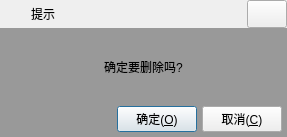
<?xml version="1.0" encoding="UTF-8"?>
<ui version="4.0">
 <class>frmMessageBox</class>
 <widget class="QDialog" name="frmMessageBox">
  <property name="geometry">
   <rect>
    <x>0</x>
    <y>0</y>
    <width>287</width>
    <height>137</height>
   </rect>
  </property>
  <property name="windowTitle">
   <string>提示</string>
  </property>
  <property name="styleSheet">
   <string notr="true"/>
  </property>
  <layout class="QVBoxLayout" name="verticalLayout">
   <property name="spacing">
    <number>0</number>
   </property>
   <property name="leftMargin">
    <number>0</number>
   </property>
   <property name="topMargin">
    <number>0</number>
   </property>
   <property name="rightMargin">
    <number>0</number>
   </property>
   <property name="bottomMargin">
    <number>0</number>
   </property>
   <item>
    <widget class="QWidget" name="widget_title" native="true">
     <property name="sizePolicy">
      <sizepolicy hsizetype="Preferred" vsizetype="Fixed">
       <horstretch>0</horstretch>
       <verstretch>0</verstretch>
      </sizepolicy>
     </property>
     <property name="minimumSize">
      <size>
       <width>100</width>
       <height>28</height>
      </size>
     </property>
     <layout class="QHBoxLayout" name="horizontalLayout_2">
      <property name="spacing">
       <number>0</number>
      </property>
      <property name="leftMargin">
       <number>0</number>
      </property>
      <property name="topMargin">
       <number>0</number>
      </property>
      <property name="rightMargin">
       <number>0</number>
      </property>
      <property name="bottomMargin">
       <number>0</number>
      </property>
      <item>
       <widget class="QLabel" name="lab_Ico">
        <property name="sizePolicy">
         <sizepolicy hsizetype="Minimum" vsizetype="Preferred">
          <horstretch>0</horstretch>
          <verstretch>0</verstretch>
         </sizepolicy>
        </property>
        <property name="minimumSize">
         <size>
          <width>31</width>
          <height>0</height>
         </size>
        </property>
        <property name="text">
         <string/>
        </property>
        <property name="alignment">
         <set>Qt::AlignCenter</set>
        </property>
       </widget>
      </item>
      <item>
       <widget class="QLabel" name="lab_Title">
        <property name="sizePolicy">
         <sizepolicy hsizetype="Expanding" vsizetype="Preferred">
          <horstretch>0</horstretch>
          <verstretch>0</verstretch>
         </sizepolicy>
        </property>
        <property name="styleSheet">
         <string notr="true">font: 10pt &quot;微软雅黑&quot;;</string>
        </property>
        <property name="text">
         <string>提示</string>
        </property>
        <property name="alignment">
         <set>Qt::AlignLeading|Qt::AlignLeft|Qt::AlignVCenter</set>
        </property>
       </widget>
      </item>
      <item>
       <widget class="QWidget" name="widget_menu" native="true">
        <property name="sizePolicy">
         <sizepolicy hsizetype="Minimum" vsizetype="Preferred">
          <horstretch>0</horstretch>
          <verstretch>0</verstretch>
         </sizepolicy>
        </property>
        <layout class="QHBoxLayout" name="horizontalLayout">
         <property name="spacing">
          <number>0</number>
         </property>
         <property name="leftMargin">
          <number>0</number>
         </property>
         <property name="topMargin">
          <number>0</number>
         </property>
         <property name="rightMargin">
          <number>0</number>
         </property>
         <property name="bottomMargin">
          <number>0</number>
         </property>
         <item>
          <widget class="QPushButton" name="btnMenu_Close">
           <property name="sizePolicy">
            <sizepolicy hsizetype="Minimum" vsizetype="Expanding">
             <horstretch>0</horstretch>
             <verstretch>0</verstretch>
            </sizepolicy>
           </property>
           <property name="minimumSize">
            <size>
             <width>40</width>
             <height>0</height>
            </size>
           </property>
           <property name="cursor">
            <cursorShape>ArrowCursor</cursorShape>
           </property>
           <property name="focusPolicy">
            <enum>Qt::NoFocus</enum>
           </property>
           <property name="toolTip">
            <string>关闭</string>
           </property>
           <property name="text">
            <string/>
           </property>
          </widget>
         </item>
        </layout>
       </widget>
      </item>
     </layout>
    </widget>
   </item>
   <item>
    <widget class="QWidget" name="widget_main" native="true">
     <property name="styleSheet">
      <string notr="true">QWidget#widget_main
{
	font: 11pt &quot;微软雅黑&quot;;
	background-color: rgb(153, 153, 153);
}</string>
     </property>
     <layout class="QVBoxLayout" name="verticalLayout_2">
      <property name="spacing">
       <number>5</number>
      </property>
      <property name="leftMargin">
       <number>5</number>
      </property>
      <property name="topMargin">
       <number>5</number>
      </property>
      <property name="rightMargin">
       <number>5</number>
      </property>
      <property name="bottomMargin">
       <number>5</number>
      </property>
      <item>
       <widget class="QLabel" name="labInfo">
        <property name="styleSheet">
         <string notr="true">font: 11pt &quot;微软雅黑&quot;;</string>
        </property>
        <property name="text">
         <string>确定要删除吗?</string>
        </property>
        <property name="scaledContents">
         <bool>false</bool>
        </property>
        <property name="alignment">
         <set>Qt::AlignCenter</set>
        </property>
        <property name="wordWrap">
         <bool>true</bool>
        </property>
       </widget>
      </item>
      <item>
       <layout class="QHBoxLayout" name="horizontalLayout_3">
        <item>
         <spacer name="horizontalSpacer">
          <property name="orientation">
           <enum>Qt::Horizontal</enum>
          </property>
          <property name="sizeHint" stdset="0">
           <size>
            <width>40</width>
            <height>20</height>
           </size>
          </property>
         </spacer>
        </item>
        <item>
         <widget class="QPushButton" name="btnOk">
          <property name="cursor">
           <cursorShape>PointingHandCursor</cursorShape>
          </property>
          <property name="focusPolicy">
           <enum>Qt::StrongFocus</enum>
          </property>
          <property name="styleSheet">
           <string notr="true"/>
          </property>
          <property name="text">
           <string>确定(&amp;O)</string>
          </property>
          <property name="icon">
           <iconset>
            <normaloff>:Resources/Image/update.png</normaloff>:Resources/Image/update.png</iconset>
          </property>
          <property name="iconSize">
           <size>
            <width>20</width>
            <height>20</height>
           </size>
          </property>
         </widget>
        </item>
        <item>
         <widget class="QPushButton" name="btnCancel">
          <property name="cursor">
           <cursorShape>PointingHandCursor</cursorShape>
          </property>
          <property name="focusPolicy">
           <enum>Qt::StrongFocus</enum>
          </property>
          <property name="styleSheet">
           <string notr="true"/>
          </property>
          <property name="text">
           <string>取消(&amp;C)</string>
          </property>
          <property name="icon">
           <iconset>
            <normaloff>:Resources/Image/close.png</normaloff>:Resources/Image/close.png</iconset>
          </property>
          <property name="iconSize">
           <size>
            <width>20</width>
            <height>20</height>
           </size>
          </property>
         </widget>
        </item>
       </layout>
      </item>
     </layout>
    </widget>
   </item>
  </layout>
 </widget>
 <resources/>
 <connections/>
</ui>
